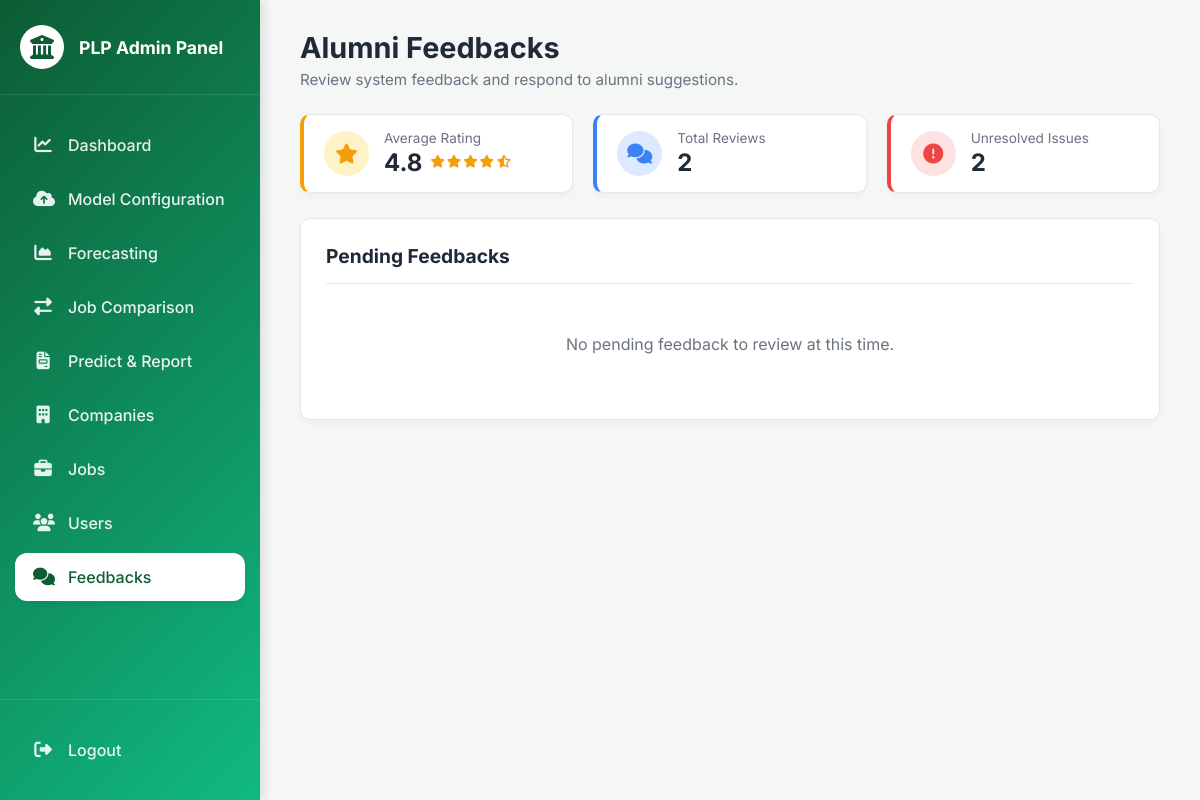
The page /admin/admin_feedbacks.php on the database as committed earlier.
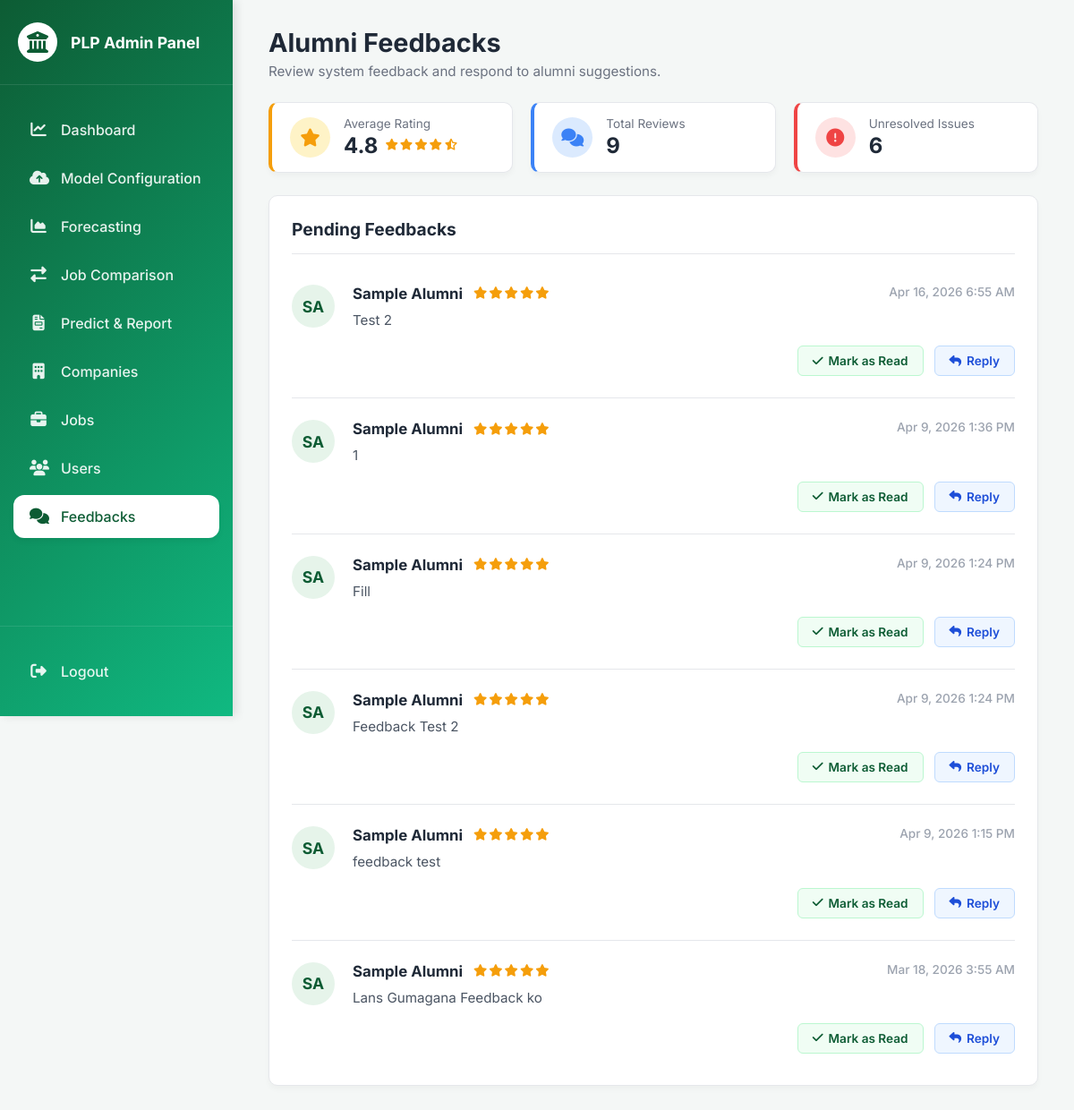
The same page on the database as committed later.
### tables this page shows
CREATE TABLE `feedbacks` (
  `id` int(11) NOT NULL,
  `student_id` int(11) NOT NULL,
  `rating` int(1) NOT NULL,
  `message` text NOT NULL,
  `status` varchar(20) DEFAULT 'Unresolved',
  `created_at` timestamp NOT NULL DEFAULT current_timestamp()
);

CREATE TABLE `users` (
  `id` int(11) NOT NULL,
  `student_id` varchar(20) NOT NULL,
  `full_name` varchar(255) NOT NULL,
  `email` varchar(255) DEFAULT NULL,
  `password` varchar(255) NOT NULL,
  `role` varchar(50) NOT NULL DEFAULT 'alumni',
  `created_at` timestamp NOT NULL DEFAULT current_timestamp(),
  `is_temporary` tinyint(1) NOT NULL DEFAULT 1,
  `program_id` int(11) DEFAULT NULL COMMENT 'Degree/program on file',
  `avg_professional_grade` decimal(5,2) DEFAULT NULL COMMENT 'Coursework avg 0-100',
  `avg_elective_grade` decimal(5,2) DEFAULT NULL COMMENT 'Coursework avg 0-100',
  `record_soft_skills_avg` decimal(5,2) DEFAULT NULL COMMENT 'Official soft skills avg 0-100',
  `record_hard_skills_avg` decimal(5,2) DEFAULT NULL COMMENT 'Official hard skills avg 0-100',
  `gpa` decimal(3,2) DEFAULT NULL COMMENT 'PLP scale 1.00-5.00 (lower is better)',
  `ojt_grade_percent` decimal(5,2) DEFAULT NULL COMMENT 'OJT final 60-100'
);

### admin/admin_feedbacks.php (the view, shortened to what the changed rows need)
<?php
require '../includes/db.php';
$sql = "SELECT f.*, u.full_name, f.student_id AS user_id
        FROM feedbacks f
        JOIN users u ON f.student_id = u.id
        WHERE f.status = 'Unresolved'
        ORDER BY f.created_at DESC";
$feedbacks = $conn->query($sql);
$total_reviews = $conn->query("SELECT COUNT(*) as total FROM feedbacks")->fetch_assoc()['total'];
$unresolved_count = $conn->query("SELECT COUNT(*) as total FROM feedbacks WHERE status = 'Unresolved'")->fetch_assoc()['total'];
?>
<!DOCTYPE html>
<html lang="en">
<head>
    <link rel="stylesheet" href="../assets/css/admin-style.css?v=3">
    <link rel="stylesheet" href="https://cdnjs.cloudflare.com/ajax/libs/font-awesome/6.4.0/css/all.min.css">
</head>
<body>
    <main class="admin-main">
        <div class="page-title">
            <h1>Alumni Feedbacks</h1>
        </div>
        <div class="stats-container">
            <div class="admin-card prob-card" style="border-left-color: #3b82f6; padding: 15px 20px; margin-bottom: 0;">
                <div>
                    <p style="color: #6b7280; font-size: 0.85rem; margin-bottom: 2px;">Total Reviews</p>
                    <h3 style="font-size: 1.5rem; color: #1f2937; margin: 0;"><?php echo $total_reviews; ?></h3>
                </div>
            </div>
            <div class="admin-card prob-card" style="border-left-color: #ef4444; padding: 15px 20px; margin-bottom: 0;">
                <div>
                    <p style="color: #6b7280; font-size: 0.85rem; margin-bottom: 2px;">Unresolved Issues</p>
                    <h3 style="font-size: 1.5rem; color: #1f2937; margin: 0;"><?php echo $unresolved_count; ?></h3>
                </div>
            </div>
        </div>
        <div class="admin-card">
            <h3 style="font-size: 1.2rem; color: #1f2937; margin-bottom: 10px; border-bottom: 1px solid #e5e7eb; padding-bottom: 15px;">Pending Feedbacks</h3>
            <?php if ($feedbacks && $feedbacks->num_rows > 0):
                while($row = $feedbacks->fetch_assoc()):
                    $words = explode(" ", $row['full_name']);
                    $initials = strtoupper(substr($words[0], 0, 1) . (isset($words[1]) ? substr($words[1], 0, 1) : ""));
                    $time_ago = date('M j, Y g:i A', strtotime($row['created_at']));
            ?>
                <div class="feedback-item">
                    <div class="user-avatar"><?php echo $initials; ?></div>
                    <div class="feedback-content">
                        <div class="feedback-header">
                            <div class="feedback-author">
                                <strong><?php echo htmlspecialchars($row['full_name']); ?></strong>
                                <div class="star-rating">
                                    <?php for($i=1; $i<=5; $i++) {
                                        echo ($i <= $row['rating']) ? '<i class="fas fa-star"></i>' : '<i class="far fa-star"></i>';
                                    } ?>
                                </div>
                            </div>
                            <span class="feedback-time"><?php echo $time_ago; ?></span>
                        </div>
                        <p class="feedback-message">
                            <?php echo nl2br(htmlspecialchars($row['message'])); ?>
                        </p>
                        <div class="feedback-actions">
                            <a href="process_feedback.php?read_id=<?php echo $row['id']; ?>" class="btn-action btn-mark">
                                <i class="fas fa-check"></i> Mark as Read
                            </a>
                            <button onclick="openReplyModal(<?php echo $row['id']; ?>, <?php echo $row['user_id']; ?>, '<?php echo addslashes($row['full_name']); ?>')" class="btn-action btn-reply">
                                <i class="fas fa-reply"></i> Reply
                            </button>
                        </div>
                    </div>
                </div>
            <?php endwhile; else: ?>
                <p style="text-align: center; color: #6b7280; padding: 40px 20px;">No pending feedback to review at this time.</p>
            <?php endif; ?>
        </div>
    </main>
</body>
</html>

Rows that differ between the two databases and show on the page:
added feedbacks: student.full_name "SA", student.full_name "Sample Alumni", rating 5 (drawn), created_at "Apr 16, 2026 6:55 AM", message "Test 2"
added feedbacks: student.full_name "SA", student.full_name "Sample Alumni", rating 5 (drawn), created_at "Apr 9, 2026 1:36 PM", message "1"
added feedbacks: student.full_name "SA", student.full_name "Sample Alumni", rating 5 (drawn), created_at "Apr 9, 2026 1:24 PM", message "Fill"
added feedbacks: student.full_name "SA", student.full_name "Sample Alumni", rating 5 (drawn), created_at "Apr 9, 2026 1:24 PM", message "Feedback Test 2"
added feedbacks: student.full_name "SA", student.full_name "Sample Alumni", rating 5 (drawn), created_at "Apr 9, 2026 1:15 PM", message "feedback test"
added feedbacks: student.full_name "SA", student.full_name "Sample Alumni", rating 5 (drawn), created_at "Mar 18, 2026 3:55 AM", message "Lans Gumagana Feedback ko"
Other text that changed with them:
$total_reviews: "2" → "9"
$unresolved_count: "2" → "6"
text no longer shown: "No pending feedback to review at this time."
